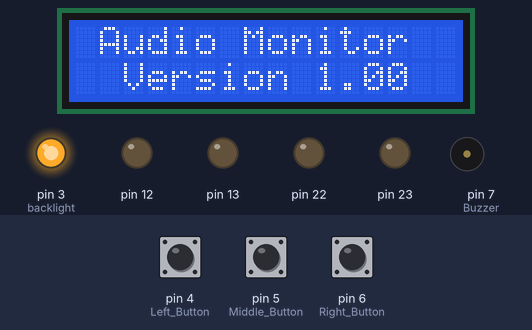
This sketch was run on a simulated Arduino Uno, built with avr-gcc and run on an emulated ATmega328P. On the bench: 16×2 character LCD, output pins drawn as LEDs (lit = HIGH), buzzer (waves = sounding, pin HIGH). The test bench sets the inputs (shaded band); at power-on: pin 4 (Left_Button) HIGH, pin 6 (Right_Button) HIGH, pin 5 (Middle_Button) HIGH.

Above: at 1.2 s.
1.3 s: pin 4 (Left_Button) pulled LOW for 0.15 s
At 1.47 s:
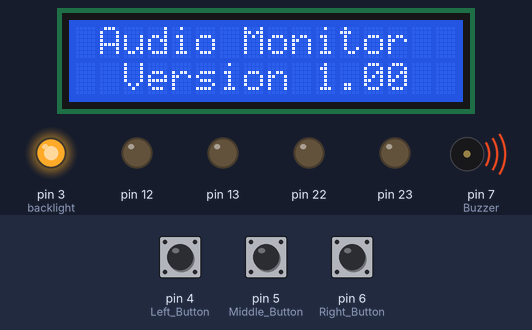
At 2.3 s:
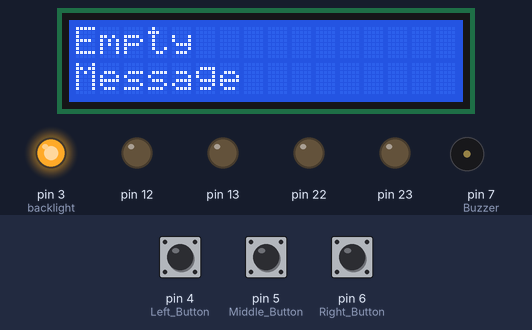
3.0 s: pin 6 (Right_Button) pulled LOW for 0.15 s
At 14.3 s:
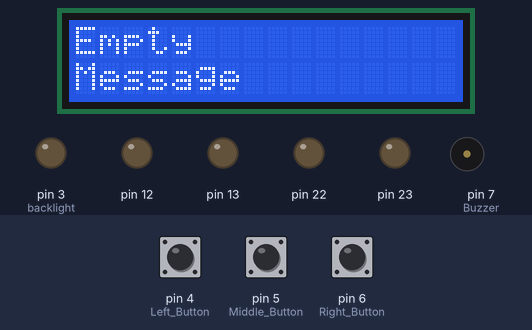
Timing chart, 0 to 14.6 s (numbered marks = the images above; inputs shaded):
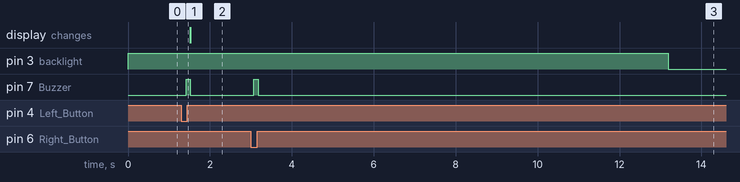

Measured:
- after the input at 1.3 s, pin 7 (Buzzer): LOW → HIGH after 0.12 s, → LOW 0.10 s later
- after the input at 3.0 s, pin 3 (backlight): HIGH → LOW after 10.2 s instead of 8.5 s; pin 7 (Buzzer): LOW → HIGH after 0.07 s, → LOW 0.10 s later

The sketch:

nursedisplay.ino
```cpp
#include <LiquidCrystal.h>

const int rs = 14, en = 15, d4 = 16, d5 = 17, d6 = 18, d7 = 19;
LiquidCrystal lcd(rs, en, d4, d5, d6, d7);

String vers="1.00";         //Version control

char inbyte;                //get serial byte
String intext;              //incomming serial string
int newline=0;              //find carriage return
int nextline=0;             //find comma
int hexval;                 //hex switch
String wake="D";            //wake charactor
String messages[5] {"Empty,Message", "Empty,Message","Empty,Message","Empty,Message","Empty,Message"};        //array for messages
int newmessage=0;           //slot for new message
int showmessage=0;          //count for show message
long LED;                   //LED Backlight time out
int debounce=50;            //switch debounce
bool sw1 = false;           //switch 1 status
bool sw2 = false;           //switch 2 status


void setup() {
  pinMode(7,OUTPUT);  //Buzzer

  pinMode(6,INPUT_PULLUP);  //Right Button
  pinMode(5,INPUT_PULLUP);  //Middle Button
  pinMode(4,INPUT_PULLUP);  //Left Button

  DDRB = B11110000;         //Set port B0-B3 for input
  PORTB = B00001111;        //Enable pullup resistors

  Serial.begin(9600);

  pinMode(3,OUTPUT);  //backlight
  digitalWrite(3,HIGH); //backlight
  LED=millis();

  // set up the LCD's number of columns and rows:
  lcd.begin(16, 2);
  // Print a message to the LCD.
  ver();
  //lcd.print("andrewbloomfield");

}

void loop() {

  while(Serial.available()){
    //intext=Serial.readString();
    inbyte=Serial.read();             //read serial byte
    intext=String(intext + inbyte);   //Add each byte to form a string

  }

  newline=intext.indexOf(13);         //find carriage return
  nextline=intext.indexOf(44);        //find comma

  while(newline>0){
    //Serial.println(int(wak.charAt(0)));

/*  Serial.println(intext);
  Serial.println(newline);
  Serial.println(intext.length());

  Serial.println(int(intext.charAt(0)));
  Serial.println(intext.charAt(0));
  //int n = atoi("4");
  //Serial.println(n);

  //Serial.println(String(intext.charAt(0));
  //Serial.println(atoi(F));
  //char myString = "1";
  //int myInt = atoi(myString);
  //Serial.print(myInt);


  readhex();
  //Serial.println(wake);
  //Serial.println(wake);
  if(intext.charAt(0)==(int(wake.charAt(0)))){
    Serial.println("Wake sent");
  }

Serial.println(hexval);
  if(intext.charAt(1)==hexval){
    Serial.println("HEX switch matched");
  }*/

  readhex();

  if((intext.charAt(0)==(int(wake.charAt(0))))&&(intext.charAt(2)==hexval)){
    //Serial.println("Both Matched");


    switch(intext.charAt(3)){
      case '1':
      lcd.clear();
      break;
      case '2':
      incomming();
      lcd.setCursor(0, 0);
      lcd.print("                ");              //clear line
      lcd.setCursor(0, 0);
      lcd.print(intext.substring(4,newline));
      break;
      case '3':
      incomming();
      lcd.setCursor(0, 1);
      lcd.print("                ");             //clear line
      lcd.setCursor(0, 1);
      lcd.print(intext.substring(4,newline));
      break;
      case '4':
      if(nextline>0){
      incomming();
      storemessage();
      lcd.clear();
      lcd.setCursor(0,0);
      lcd.print(intext.substring(4,nextline));
      lcd.setCursor(0,1);
      lcd.print(intext.substring(nextline+1,newline));
      }
      break;
      case '5':
      ver();
      break;
      case '6':
      Serial.print("OK");
      break;
    }

  }
 //delay(1000);
  newline=0;
  intext="";

  }
  LEDOFF();
  Buttons();

  //ver();

  //My test Code
  /*Serial.print("Hex switch set to:     ");
  Serial.println(PINB ^B00001111,HEX);

  Serial.print(" Right Button set to:  ");
  Serial.println(digitalRead(6) ^B1,HEX);
  Serial.print(" Middle Button set to: ");
  Serial.println(digitalRead(5) ^B1,HEX);
  Serial.print(" Left Button set to:   ");
  Serial.println(digitalRead(4) ^B1,HEX);
  Serial.println();

  delay(1000);

  digitalWrite(7,HIGH);
  delay(100);
  digitalWrite(7,LOW);*/
//for(;;);
}

void beep(){
  digitalWrite(7,HIGH);
  delay(100);
  digitalWrite(7,LOW);
}

void ver(){
  lcd.clear();
  lcd.setCursor(1, 0);
  lcd.print("Audio Monitor");
  lcd.setCursor(2, 1);
  lcd.print("Version ");lcd.print(vers);
}

void readhex(){
  hexval=(PINB ^B00001111);
  if(hexval<=9){hexval=hexval+48;}else{hexval=hexval+55;}
}

void LEDOFF(){
  if(millis() - LED > 10000){
    digitalWrite(3,LOW);            //Turn Off Backlight
  }
}

void Buttons(){
  if((digitalRead(5) ^B1)==1){
      digitalWrite(3,HIGH); //backlight on
      LED=millis();
  }

  if(((digitalRead(4) ^B1)==1)&&(sw1==false)){        //left button
    delay(debounce);
    sw1=true;                                         //set switch flag
    showmessage--;                                    //decrease counter
    if(showmessage<0){
      showmessage=4;
    }
    previousmessage();                                //show message
  }

  if(((digitalRead(6) ^B1)==1)&&(sw2==false)){        //right button
    delay(debounce);
    sw2=true;                                         //set switch flag
    showmessage++;;                                   //increase counter
    if(showmessage>4){
      showmessage=0;
    }
    previousmessage();                                //show message
  }

    if((digitalRead(4) ^B1)==0){                      //check sw1 released
      delay(debounce);
      sw1=false;
    }

    if((digitalRead(6) ^B1)==0){                       //check sw2 released
      delay(debounce);
      sw2=false;
    }


}


void incomming(){
      beep();               //Beep on incomming message
      digitalWrite(3,HIGH); //backlight on
      LED=millis();
}

void storemessage(){
  showmessage=newmessage;   //set showmessage to be the same as new message
  messages[newmessage]=intext.substring(4,newline);   //store message
  newmessage++;             //increase counter
  if(newmessage>4){         //reset new message count
    newmessage=0;
  }
}


void previousmessage(){
  incomming();
  nextline=messages[showmessage].indexOf(44);        //find comma
  lcd.clear();                                       //clear display
  lcd.setCursor(0,0);                                //set cursor position
  lcd.print(messages[showmessage].substring(0,nextline));
  lcd.setCursor(0,1);                              //next line
  lcd.print(messages[showmessage].substring(nextline+1,messages[showmessage].length()));
}
```
